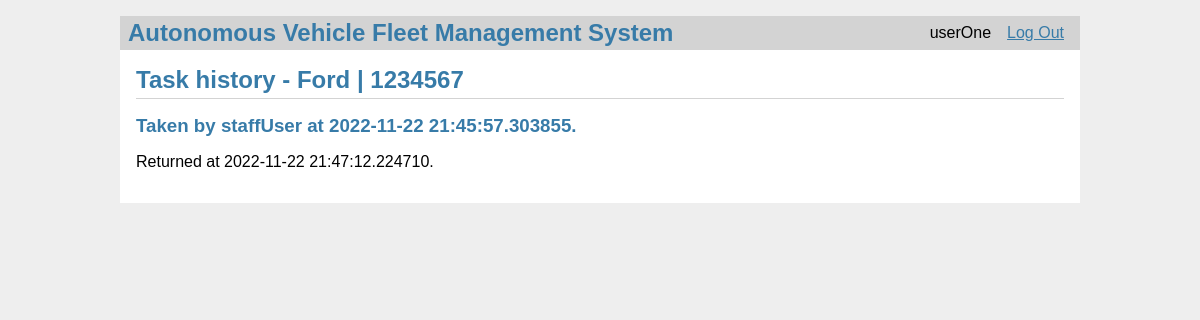
Page /vehicles/task_history?vid=1 (signed in) on the committed database.
### models.py (models this page shows, shortened)
class User(db.Model):
    id = db.Column(db.Integer, primary_key=True)
    username = db.Column(db.String(80), unique=True, nullable=False)
    password = db.Column(db.String(80), unique=True, nullable=False)
    role = db.Column(db.String(80), unique=False, nullable=False)

class Vehicle(db.Model):
    id = db.Column(db.Integer, primary_key=True)
    manufacturer = db.Column(db.String(80), unique=False, nullable=False)
    license_plate_number = db.Column(
        db.String(80), unique=True, nullable=False)
    user_id = db.Column(db.Integer, nullable=True)
    available = db.Column(db.Boolean, unique=False,
                          nullable=False, default=True)

class VehicleTask(db.Model):
    id = db.Column(db.Integer, primary_key=True)
    vehicle_id = db.Column(db.Integer, nullable=False)
    user_id = db.Column(db.Integer, nullable=False)
    completed = db.Column(db.Boolean, unique=False,
                          nullable=False, default=False)
    start_time = db.Column(db.DateTime, nullable=False)
    end_time = db.Column(db.DateTime, nullable=True)

### vehicles.py (the view)
@bp.route('/task_history', methods=('GET', 'POST'))
def task_history():
    vid = request.args.get('vid')
    vehicle = Vehicle.query.filter_by(id=vid).first()
    tasks = VehicleTask.query.filter_by(vehicle_id=vid).all()
    users = {
        user.id: user for user in
        User.query.filter(User.id.in_(
            [task.user_id for task in tasks]
        )).all()
    }
    return render_template('vehicles/task_history.html', vehicle=vehicle, tasks=tasks, users=users)

### auth.py (called while the page is built)
@bp.before_app_request
def load_logged_in_user():
    user_id = session.get('user_id')
    if user_id is None:
        g.user = None
    else:
        g.user = User.query.filter_by(id=user_id).first()

### templates/vehicles/task_history.html (shortened to what this page needs)
{% extends 'base.html' %}
{% block header %}
<h1>Task history - {% block title %}{{ vehicle.manufacturer }} | {{ vehicle.license_plate_number }}{% endblock %}</h1>
{% endblock %}
{% block content %}
{% for t in tasks %}
<article class="task">
    <header>
        <div>
            <h1>Taken by {{ users[t.user_id].username }} at {{ t.start_time }}.</h1>
            {% if t.end_time %}
            <p>Returned at {{ t.end_time }}.</p>
            {% else %}
            <p>Not yet returned.</p>
            {% endif %}
        </div>
    </header>
</article>
{% endfor %}
{% endblock %}

### templates/base.html (shortened to what this page needs)
<!doctype html>
<link rel="stylesheet" href="{{ url_for('static', filename='style.css') }}">
<nav>
    <h1>Autonomous Vehicle Fleet Management System</h1>
    <ul>
        {% if g.user %}
        <li><span>{{ g.user['username'] }}</span>
        <li><a href="{{ url_for('auth.logout') }}">Log Out</a>
            {% else %}
        <li><a href="{{ url_for('auth.register') }}">Register</a>
        <li><a href="{{ url_for('auth.login') }}">Log In</a>
            {% endif %}
    </ul>
</nav>
<section class="content">
    <header>
        {% block header %}{% endblock %}
    </header>
    {% block content %}{% endblock %}
</section>

### static/style.css (style rules this page uses)
h1 { font-family: sans-serif; color: #377ba8; margin: 1rem 0; }
a { color: #377ba8; }
nav { background: lightgray; display: flex; align-items: center; padding: 0 0.5rem; }
nav h1 { flex: auto; margin: 0; }
nav ul { display: flex; list-style: none; margin: 0; padding: 0; }
nav ul li a, nav ul li span, header .action { display: block; padding: 0.5rem; }
.content { padding: 0 1rem 1rem; }
.content>header { border-bottom: 1px solid lightgray; display: flex; align-items: flex-end; }
.content>header h1 { flex: auto; margin: 1rem 0 0.25rem 0; }
.content:last-child { margin-bottom: 0; }

### rows in the picture
User: user.username "userOne"
Vehicle: manufacturer "Ford", license_plate_number "1234567"
VehicleTask: start_time "2022-11-22 21:45:57.303855", end_time "2022-11-22 21:47:12.224710"
User: username "staffUser"
